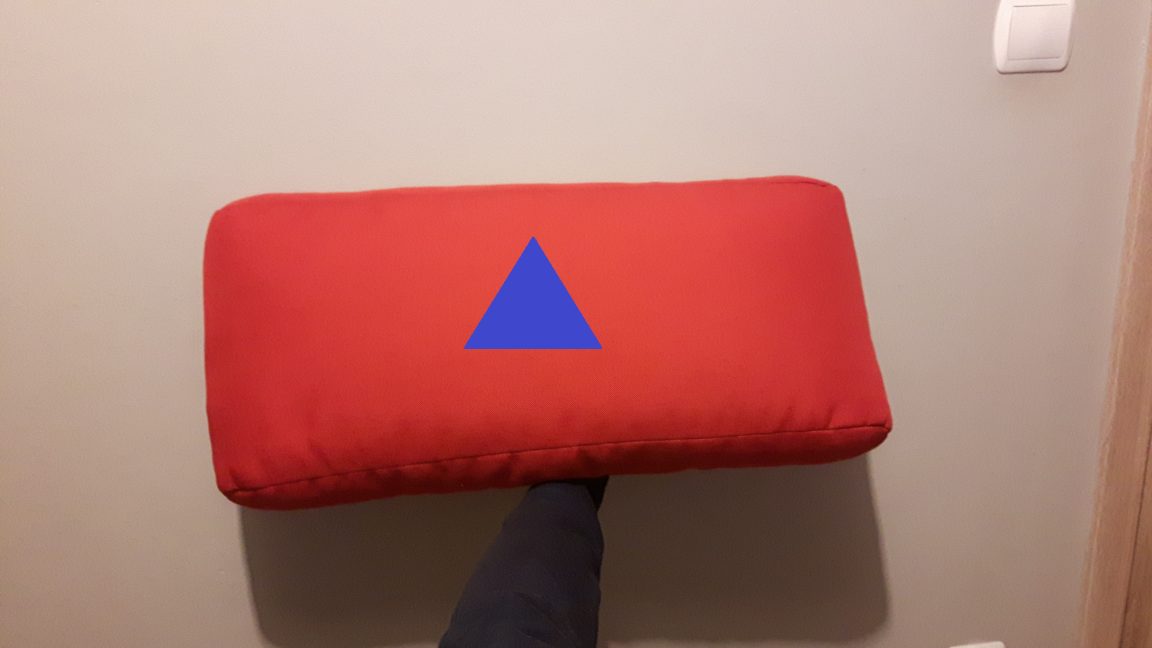
#> input picture main/tests/images/test_img5.jpg, 4608 x 2592 px, found by its file name (shown at 1/4 size)
$ python test.py   (Python 2 division)
#> lines starting #> are read from the running program, lines starting #| are printed output that depends on the picture
### main/contour_detection.py
import cv2
import numpy as np
from enums import Color
'''
color - tuple(lower_bound, upper_bound), where lower_bound and upper_bound are tuples representing HSV color space
Hue is value from [0,180], not [0,360]
frame - images tu analyze
'''


def detect_contours(color, frame):
    hsv = cv2.cvtColor(frame, cv2.COLOR_BGR2HSV)

    color_bound = color_bounds(color)
    if color_bound[0] > color_bound[1]:
        mask1 = cv2.inRange(hsv, color_bound[0], maximum_bound())
        mask2 = cv2.inRange(hsv, minimum_bound(), color_bound[1])
        mask = cv2.bitwise_or(mask1, mask2)
    else:
        mask = cv2.inRange(hsv, color_bound[0], color_bound[1])
    mask = cv2.erode(mask, None, iterations=2)
    mask = cv2.dilate(mask, None, iterations=2)

    cnts, _ = cv2.findContours(mask.copy(), cv2.RETR_EXTERNAL, cv2.CHAIN_APPROX_SIMPLE)

    result_contours = []
    for single_contour in cnts:
        e = cv2.arcLength(single_contour, True)
        contour_area = cv2.contourArea(single_contour)
        if contour_area > 500:
            result_contour = cv2.approxPolyDP(single_contour, e * 0.02, closed=True)
            result_contours.append(result_contour)

    return result_contours


# [9 lines left out: function convert_numpy_array_for_shape_detection, not called in this run]


def minimum_bound():
    return 0, 86, 6


def maximum_bound():
    return 179, 255, 255


def color_bounds(color_id):
    lower_s = 100
    upper_s = 255
    lower_v = 50
    upper_v = 255

    bounds = {
        Color.RED: ((144, lower_s, lower_v), (7, upper_s, upper_v)),
        Color.YELLOW: ((20, lower_s, lower_v), (35, upper_s, upper_v)),
        Color.GREEN: ((36, lower_s, lower_v), (75, upper_s, upper_v)),
        Color.BLUE: ((76, lower_s, lower_v), (130, upper_s, upper_v)),
        Color.VIOLET: ((131, lower_s, lower_v), (143, upper_s, upper_v)),
    }

    return bounds[color_id]

'''
def color_bounds(color_id):
    lower_s = 86
    upper_s = 255
    lower_v = 6
    upper_v = 255

    bounds = {
        Color.RED: ((172, lower_s, lower_v), (7, upper_s, upper_v)),
        Color.ORANGE: ((11, lower_s, lower_v), (25, upper_s, upper_v)),
        Color.YELLOW: ((28, lower_s, lower_v), (30, upper_s, upper_v)),
        Color.GREEN: ((33, lower_s, lower_v), (82.5, upper_s, upper_v)),
        Color.BLUE: ((85, lower_s, lower_v), (138, upper_s, upper_v)),
        Color.VIOLET: ((142.5, lower_s, lower_v), (171, upper_s, upper_v)),
    }
    return bounds[color_id]
'''

### main/tests/test.py
import cv2
import main.contour_detection as od
import main.shape_detection as sd
from main.Enums.Color import Color

frame = cv2.imread('images\\test_img5.jpg')
#> frame is the input picture: shape (2592, 4608, 3); mean B, G, R 115, 123.2, 175.5
frame = cv2.resize(frame, None, fx=0.25, fy=0.25, interpolation=cv2.INTER_AREA)
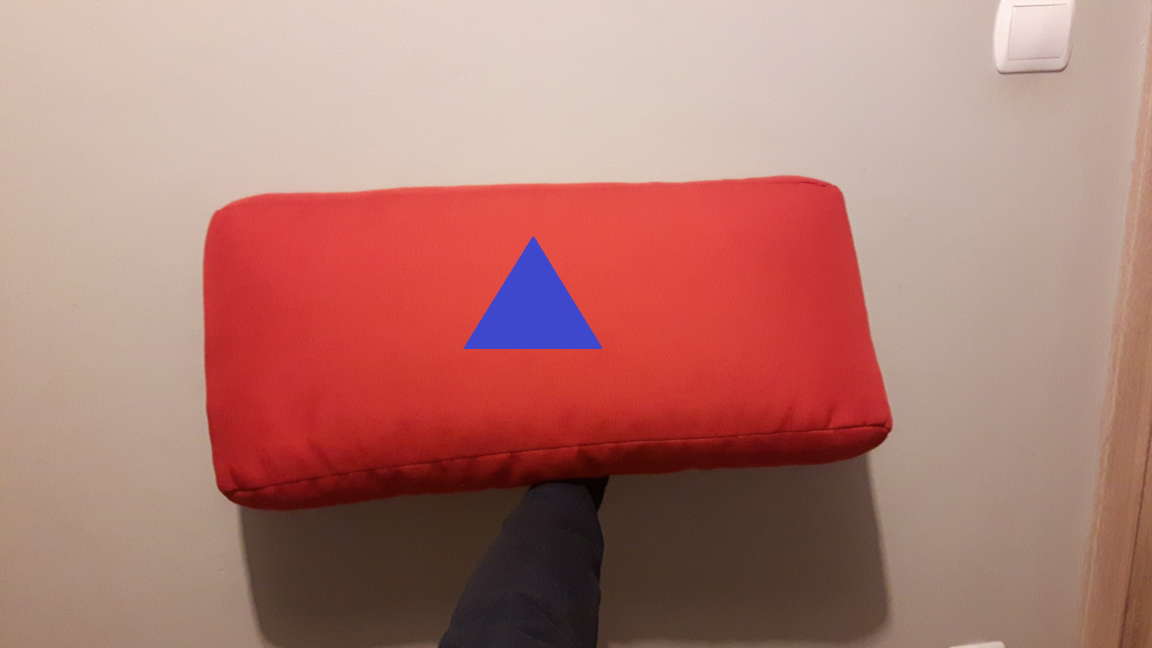
#> frame: shape (648, 1152, 3); mean B, G, R 115, 123.2, 175.5
shape = od.detect_contours(Color.RED, frame)
#> in detect_contours, `hsv = cv2.cvtColor(frame, cv2.COLOR_BGR2HSV)`: hsv: shape (648, 1152, 3); mean H, S, V 15.4, 94.8, 177
#> (the run stopped early here; a loop or call above may not have finished)

$ run again, with main/tests/images/test_img1.jpg copied over main/tests/images/test_img5.jpg
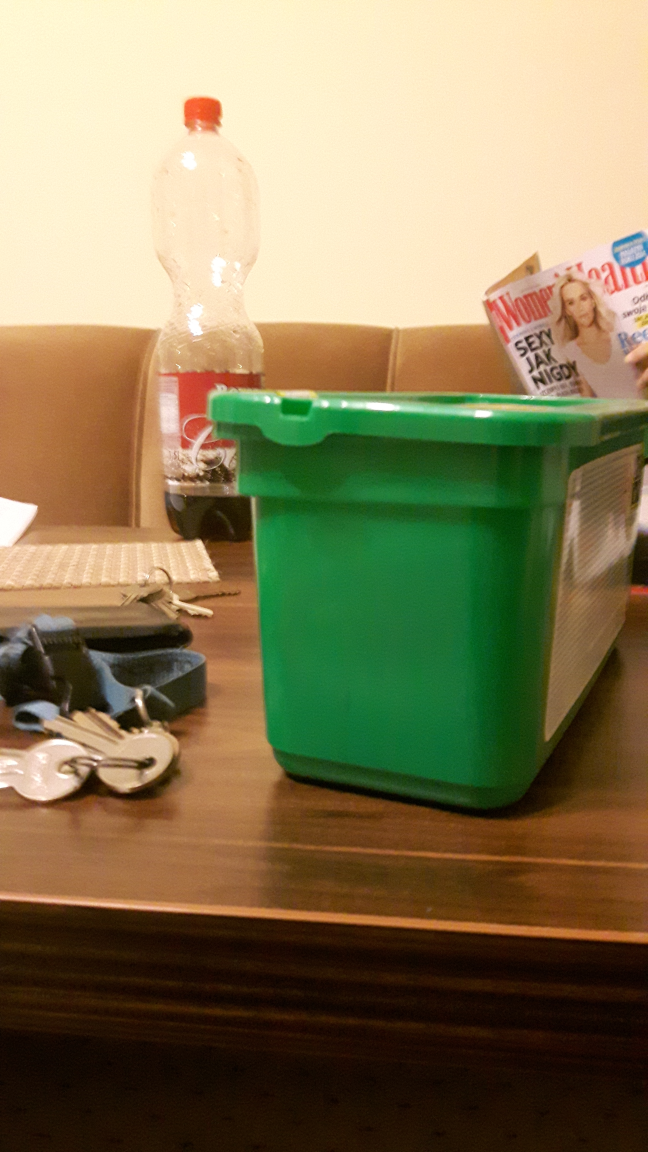
#> input picture main/tests/images/test_img1.jpg, 2592 x 4608 px, found by its file name (shown at 1/4 size)
#> frame is the input picture: shape (4608, 2592, 3); mean B, G, R 87, 122.5, 134.1
#> `frame = cv2.resize(frame, None, fx=0.25, fy=0.25, interpolation=cv2.IN..`:
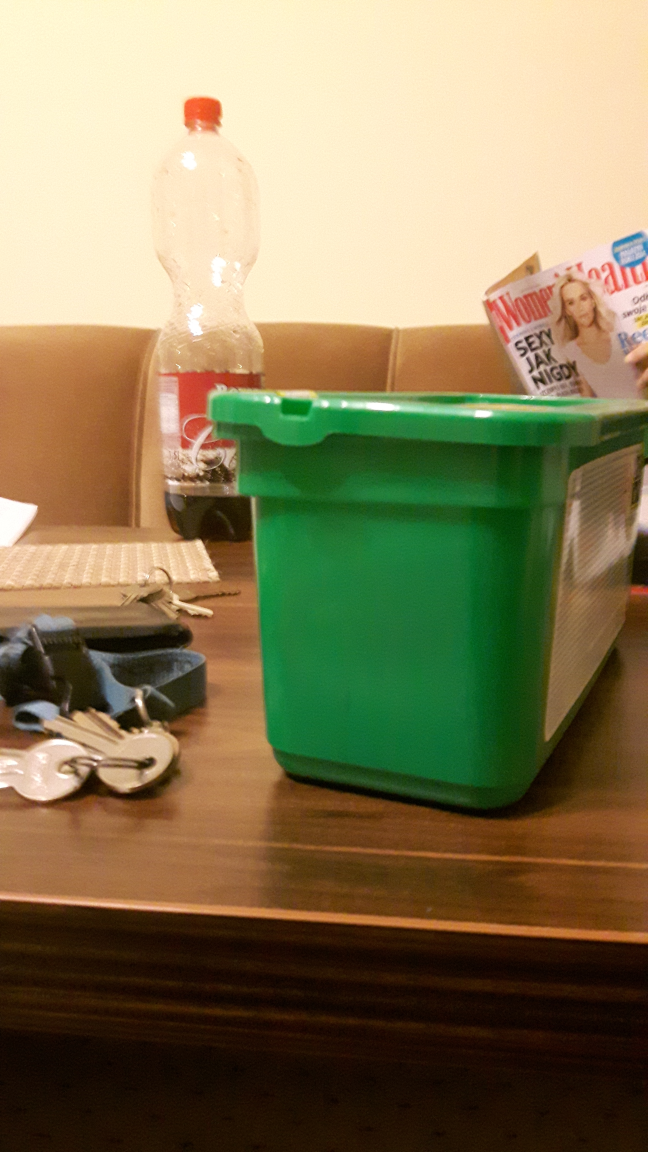
#> frame: shape (1152, 648, 3); mean B, G, R 87, 122.5, 134.1
#> hsv: shape (1152, 648, 3); mean H, S, V 24.3, 148, 146.4

$ run again, with main/tests/images/test_img2.jpg copied over main/tests/images/test_img5.jpg
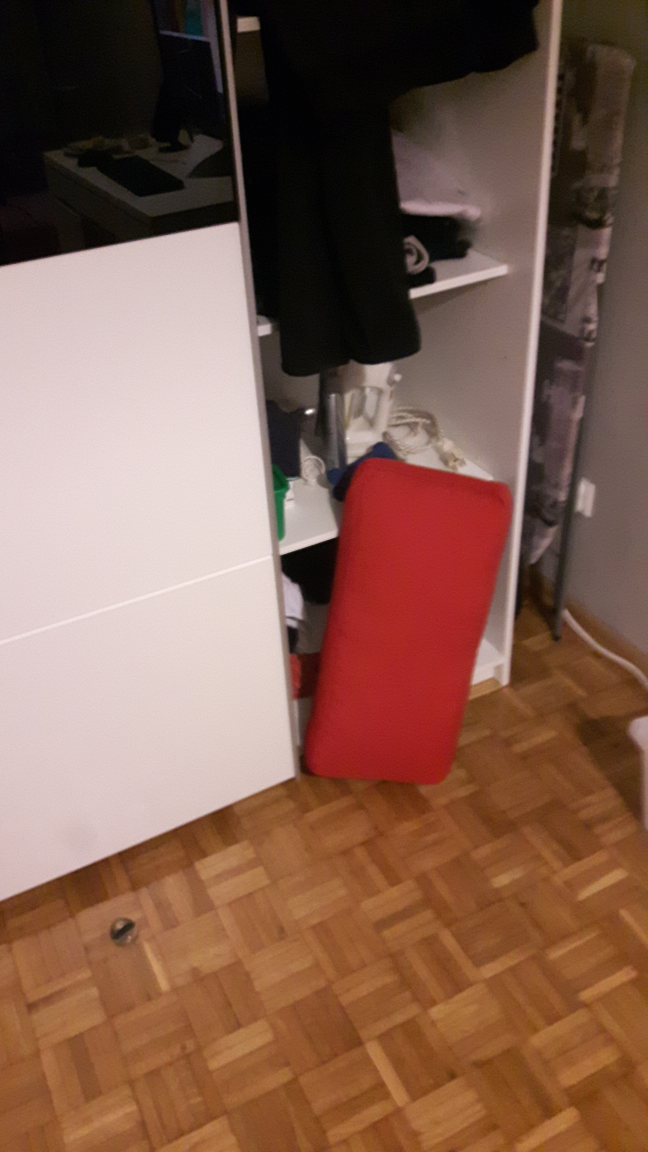
#> input picture main/tests/images/test_img2.jpg, 2592 x 4608 px, found by its file name (shown at 1/4 size)
#> frame is the input picture: shape (4608, 2592, 3); mean B, G, R 80.4, 95.9, 131
#> `frame = cv2.resize(frame, None, fx=0.25, fy=0.25, interpolation=cv2.IN..`:
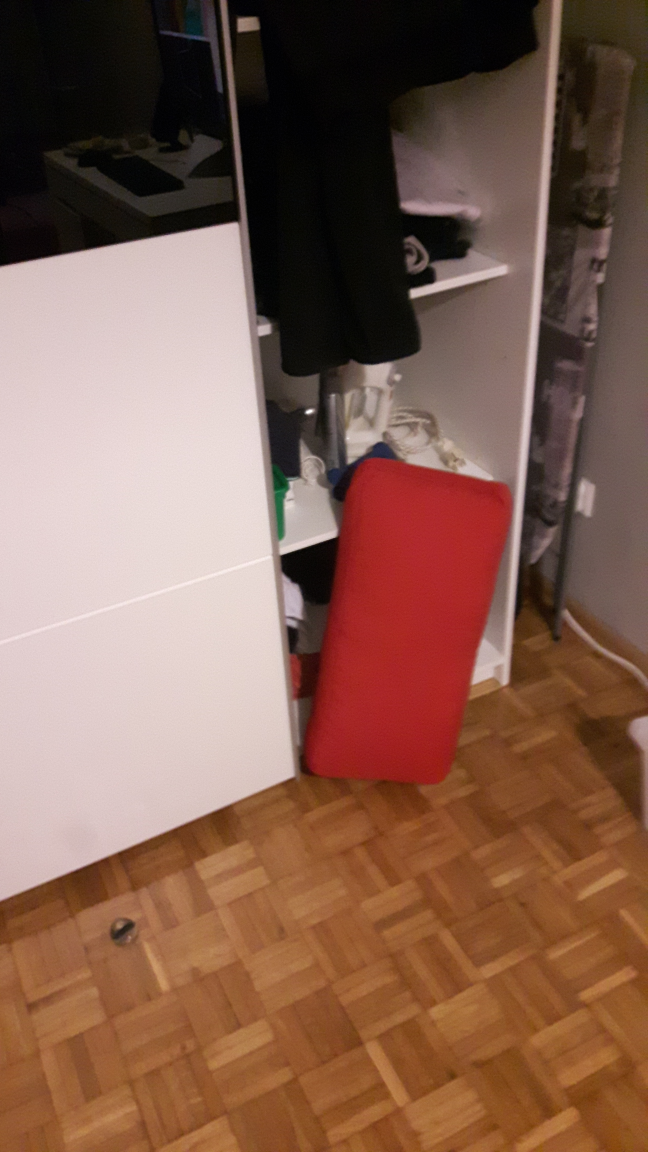
#> frame: shape (1152, 648, 3); mean B, G, R 80.4, 95.9, 131
#> hsv: shape (1152, 648, 3); mean H, S, V 24.5, 107.1, 131.2

$ run again, with main/tests/images/test_img3.jpg copied over main/tests/images/test_img5.jpg
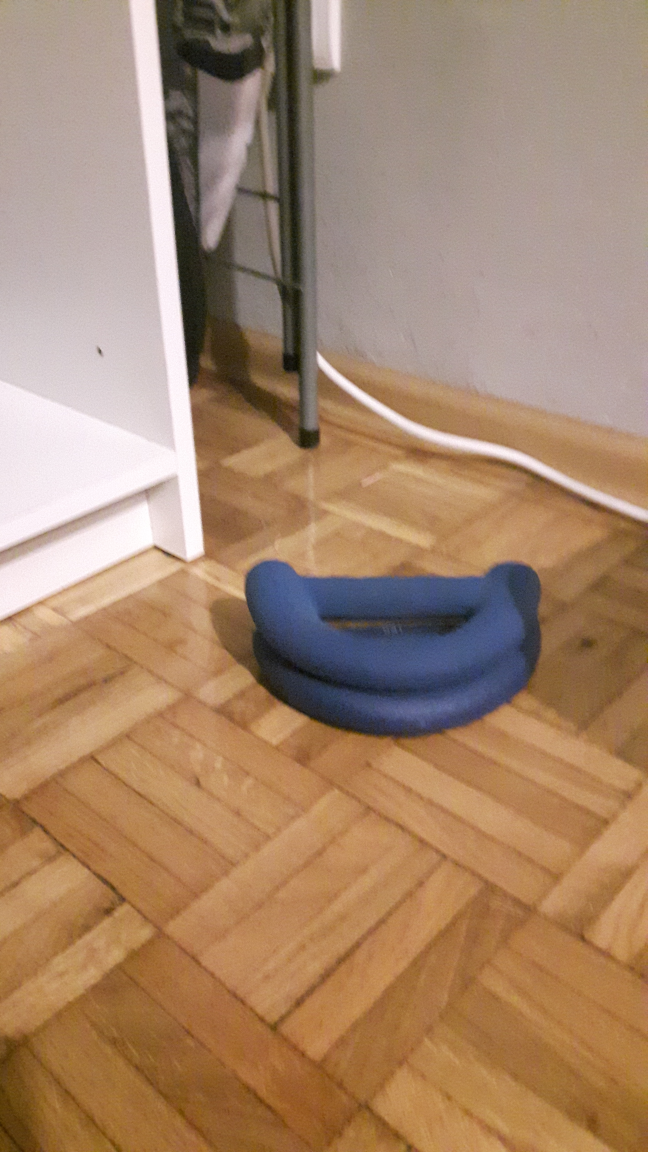
#> input picture main/tests/images/test_img3.jpg, 2592 x 4608 px, found by its file name (shown at 1/4 size)
#> frame is the input picture: shape (4608, 2592, 3); mean B, G, R 107.4, 134, 165.4
#> `frame = cv2.resize(frame, None, fx=0.25, fy=0.25, interpolation=cv2.IN..`:
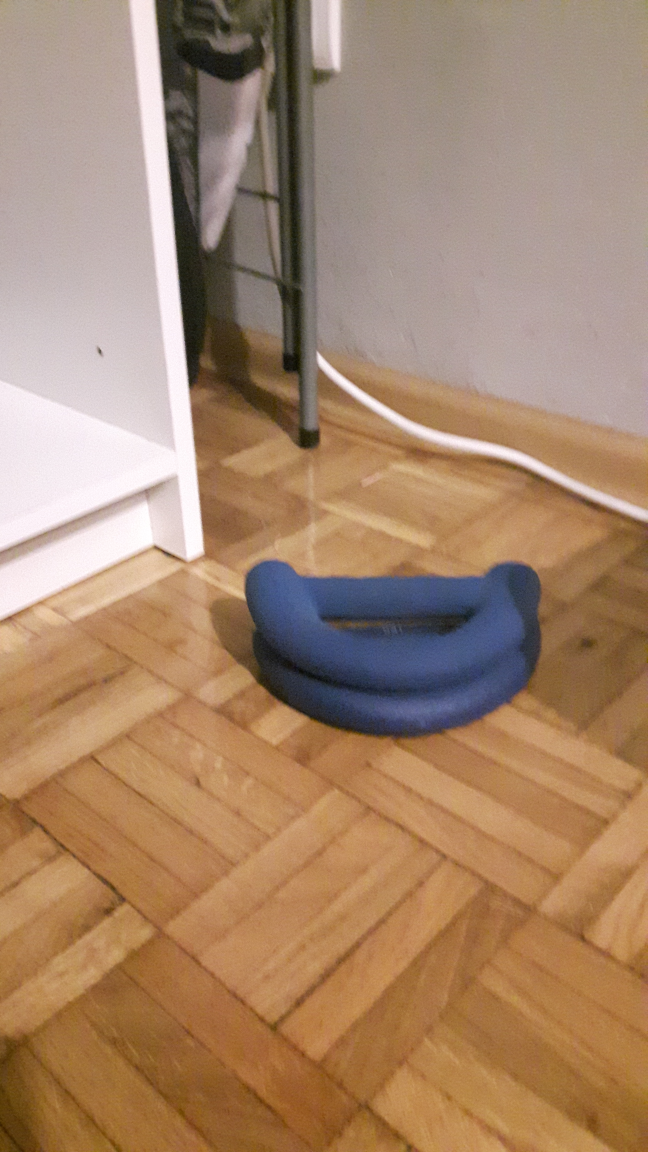
#> frame: shape (1152, 648, 3); mean B, G, R 107.4, 134, 165.4
#> hsv: shape (1152, 648, 3); mean H, S, V 30.4, 98.1, 167.5
